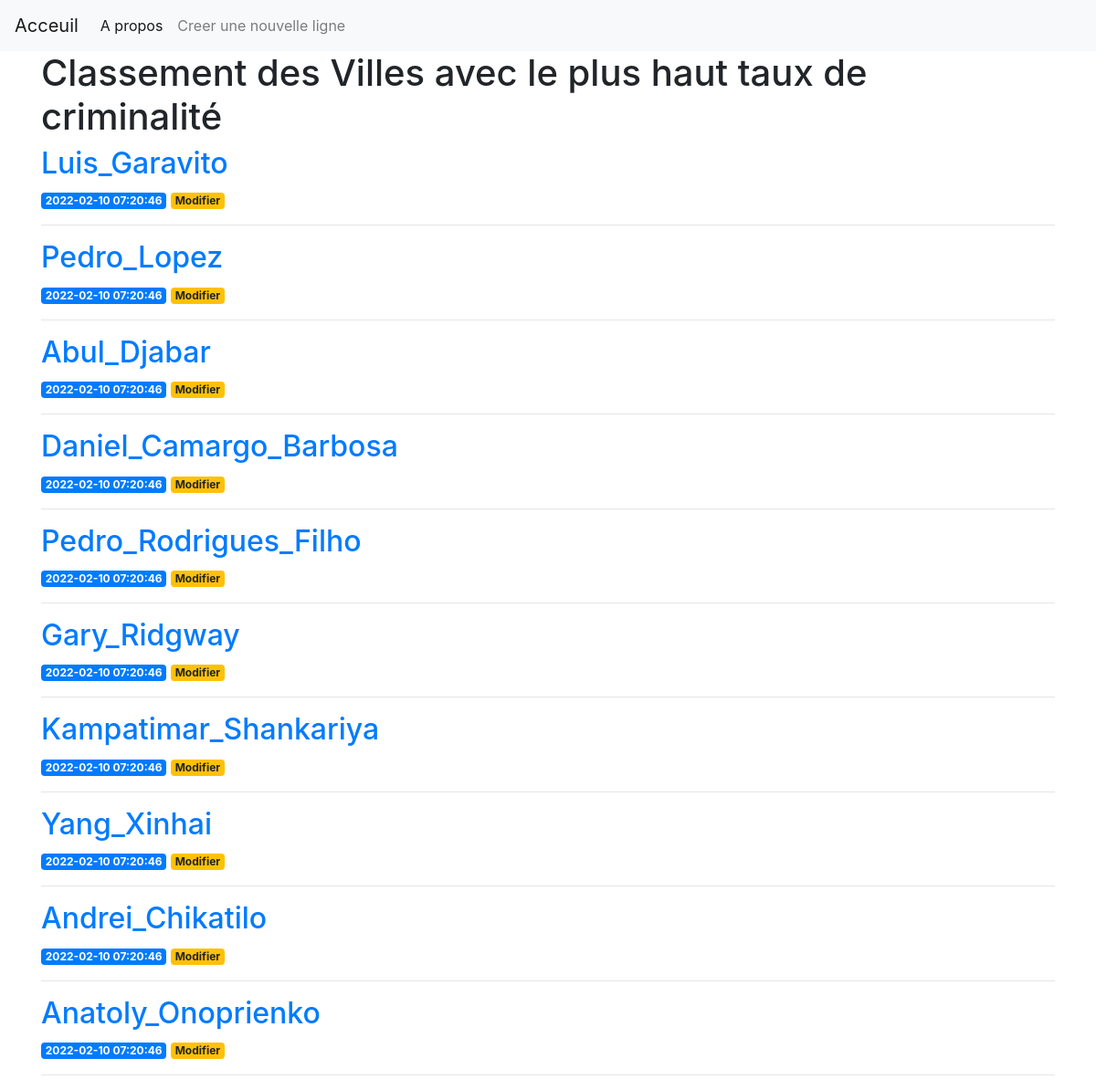
The page / on the database its author committed.
### tables this page shows
CREATE TABLE posts (
    id INTEGER PRIMARY KEY AUTOINCREMENT,
    nom TEXT NOT NULL,
    created TIMESTAMP NOT NULL DEFAULT CURRENT_TIMESTAMP,
    meurtre INTEGER NOT NULL,
    pays TEXT NOT NULL
);

### app.py (the view)
@app.route('/')
def index():
    conn = get_db_connection()
    posts = conn.execute("SELECT * FROM posts").fetchall()
    conn.close()
    return render_template('index.html', posts=posts)

### app.py (called while the page is built)
def get_db_connection():
    conn = sqlite3.connect('database.db')
    conn.row_factory = sqlite3.Row
    return conn

### templates/index.html
{% extends 'base.html' %}
{% block content %}
    <h1>{% block title %} Classement des Villes avec le plus haut taux de criminalité {% endblock %}</h1>
    {% for post in posts %}
        <a href="{{ url_for('post', post_id=post['id']) }}">
            <h2>{{ post['nom'] }}</h2>
        </a>
        <span class="badge badge-primary">{{ post['created'] }}</span>
        <a href="{{ url_for('edit', id=post['id']) }}">
            <span class="badge badge-warning">Modifier</span>
        </a>
        <hr>
    {% endfor %}
{% endblock %}

### templates/base.html (shortened to what this page needs)
<!doctype html>
<html lang="en">
  <head>
    <link rel="stylesheet" href="https://stackpath.bootstrapcdn.com/bootstrap/4.3.1/css/bootstrap.min.css">
  </head>
  <body>
    <nav class="navbar navbar-expand-md navbar-light bg-light">
        <a class="navbar-brand" href="{{ url_for('index')}}">Acceuil</a>
        <div class="collapse navbar-collapse" id="navbarNav">
            <ul class="navbar-nav">
            <li class="nav-item active">
                <a class="nav-link" href="{{ url_for('propos')}}">A propos</a>
            </li>
                <li class="nav-item">
            <a class="nav-link" href="{{url_for('create')}}">Creer une nouvelle ligne</a>
        </li>
            </ul>
        </div>
    </nav>
    <div class="container">
        {% block content %} {% endblock %}
    </div>
  </body>
</html>

### rows shown on the page
posts: nom "Luis_Garavito", created "2022-02-10 07:20:46"
posts: nom "Pedro_Lopez", created "2022-02-10 07:20:46"
posts: nom "Abul_Djabar", created "2022-02-10 07:20:46"
posts: nom "Daniel_Camargo_Barbosa", created "2022-02-10 07:20:46"
posts: nom "Pedro_Rodrigues_Filho", created "2022-02-10 07:20:46"
posts: nom "Gary_Ridgway", created "2022-02-10 07:20:46"
posts: nom "Kampatimar_Shankariya", created "2022-02-10 07:20:46"
posts: nom "Yang_Xinhai", created "2022-02-10 07:20:46"
posts: nom "Andrei_Chikatilo", created "2022-02-10 07:20:46"
posts: nom "Anatoly_Onoprienko", created "2022-02-10 07:20:46"
